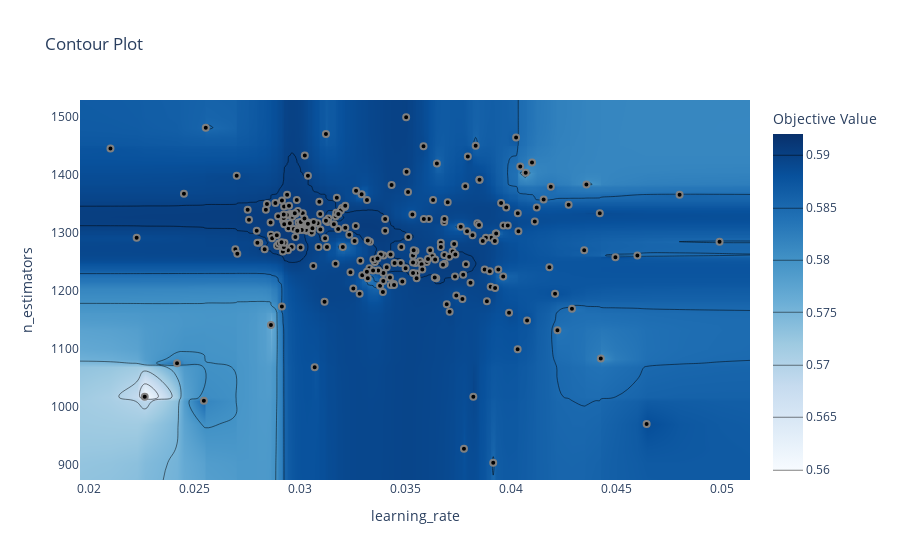

Source (notebook cell):
### Code cell
plot_contour(study, params=['n_estimators', 'learning_rate'])
# plot_contour(study, params=['max_depth', 'num_leaves'])

### Figure 1 — Plotly figure (JSON) as saved in the notebook; plotly's stock layout.template omitted (floating-point values rounded to 4 significant figures; data arrays with more than 128 entries replaced by an {"elided": "..."} marker saying what was removed)
{"data": [{"colorbar": {"title": {"text": "Objective Value"}}, "colorscale": [[0.0, "rgb(247,251,255)"], [0.125, "rgb(222,235,247)"], [0.25, "rgb(198,219,239)"], [0.375, "rgb(158,202,225)"], [0.5, "rgb(107,174,214)"], [0.625, "rgb(66,146,198)"], [0.75, "rgb(33,113,181)"], [0.875, "rgb(8,81,156)"], [1.0, "rgb(8,48,107)"]], "connectgaps": true, "contours": {"coloring": "heatmap"}, "hoverinfo": "none", "line": {"smoothing": 1.3}, "reversescale": false, "x": {"elided": "252 float values"}, "y": {"elided": "159 float values"}, "z": {"elided": "159x252 float values"}, "type": "contour"}, {"marker": {"color": "black", "line": {"color": "Gray", "width": 2.0}}, "mode": "markers", "name": "Feasible Trial", "showlegend": false, "x": {"elided": "250 float values"}, "y": {"elided": "250 int values"}, "type": "scatter"}, {"marker": {"color": "#cccccc", "line": {"color": "Gray", "width": 2.0}}, "mode": "markers", "name": "Infeasible Trial", "showlegend": false, "x": [], "y": [], "type": "scatter"}], "layout": {"title": {"text": "Contour Plot"}, "xaxis": {"title": {"text": "learning_rate"}, "range": [0.01959, 0.05132]}, "yaxis": {"title": {"text": "n_estimators"}, "range": [873.1, 1530.0]}}}
